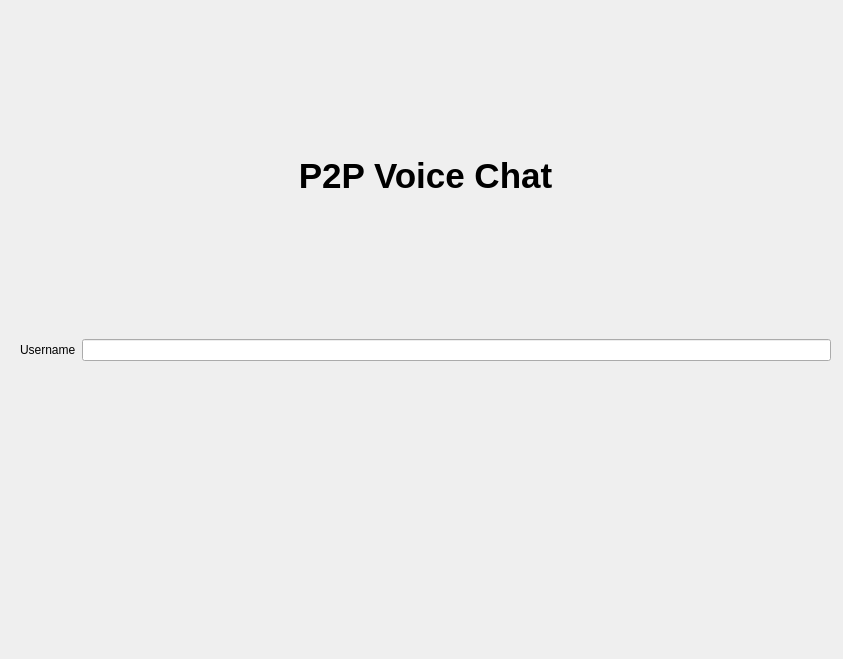
<?xml version="1.0" encoding="UTF-8"?>
<ui version="4.0">
 <class>CConnectRemoteWidget</class>
 <widget class="QWidget" name="CConnectRemoteWidget">
  <property name="geometry">
   <rect>
    <x>0</x>
    <y>0</y>
    <width>843</width>
    <height>659</height>
   </rect>
  </property>
  <property name="windowTitle">
   <string>Form</string>
  </property>
  <widget class="QWidget" name="verticalLayoutWidget">
   <property name="geometry">
    <rect>
     <x>20</x>
     <y>20</y>
     <width>811</width>
     <height>631</height>
    </rect>
   </property>
   <layout class="QVBoxLayout" name="verticalLayout">
    <property name="sizeConstraint">
     <enum>QLayout::SetMaximumSize</enum>
    </property>
    <item>
     <widget class="QLabel" name="m_LabelTitle">
      <property name="text">
       <string>&lt;html&gt;&lt;head/&gt;&lt;body&gt;&lt;p&gt;&lt;span style=&quot; font-size:26pt; font-weight:700;&quot;&gt;P2P Voice Chat&lt;/span&gt;&lt;/p&gt;&lt;/body&gt;&lt;/html&gt;</string>
      </property>
      <property name="textFormat">
       <enum>Qt::RichText</enum>
      </property>
      <property name="alignment">
       <set>Qt::AlignCenter</set>
      </property>
     </widget>
    </item>
    <item>
     <layout class="QFormLayout" name="formLayout">
      <item row="1" column="0">
       <widget class="QLabel" name="usernameLabel">
        <property name="text">
         <string>Username</string>
        </property>
       </widget>
      </item>
      <item row="1" column="1">
       <widget class="QLineEdit" name="usernameLineEdit"/>
      </item>
     </layout>
    </item>
   </layout>
  </widget>
 </widget>
 <resources/>
 <connections/>
</ui>
